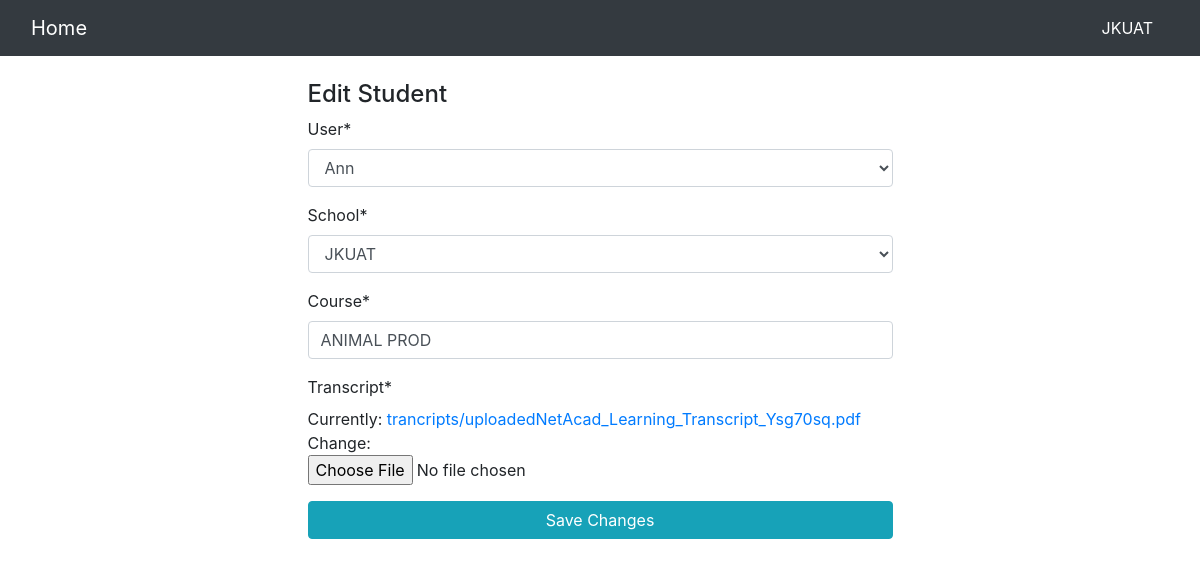
Page /update/student/19/ (signed in) on the committed database.
### openings/models.py (models this page shows, shortened)
class User(AbstractUser):
    is_student = models.BooleanField(default=False)
    is_company = models.BooleanField(default=False)
    is_school = models.BooleanField(default=False)
    first_name = models.CharField(max_length=100)
    last_name = models.CharField(max_length=100)
    official_name = models.CharField(max_length=100, null=True, default="school")
    email = models.CharField(max_length=100, null=True)

class Student(models.Model):
    user = models.OneToOneField(User, on_delete=models.CASCADE)
    school = models.ForeignKey(School, on_delete=models.CASCADE, null=True)
    course = models.CharField(max_length=100, null=True )
    transcript = models.FileField(upload_to=file_path,null=True)

### openings/views.py (the view, shortened to what this page needs)
# urls.py: path('update/student/<int:id>/',  updateStudent, name="update_student"),
@login_required
def updateStudent(request, id):
    if request.user.is_staff or request.user.is_school:
        student = Student.objects.get(id=id)
        form = StudentForm(instance=student)
    context ={
        'student': student,
        'form': form
    }
    return render(request, 'school-update-student.html', context)

### openings/forms.py
class StudentForm(ModelForm):
    class Meta:
        model = Student
        fields = '__all__'

### openings/models.py (called while the page is built)
    def __str__(self):
        return self.user.username

### templates/school-update-student.html (shortened to what this page needs)
{% extends 'base.html' %}
{% load crispy_forms_tags %}
{% block content %}
<nav class="navbar navbar-dark bg-dark ">
    <div class="container-fluid">
      <a class="navbar-brand" href="{% url 'school' user.school.id %}">Home</a>
        <a class="nav-item nav-link text-white">{{user.username}}</a>
    </div>
  </nav>
<div class="conatiner mt-4 mb-4">
    <div class="row mt-4 mb-4">
        <div class="col-md-3"></div>
        <div class="col-md-6">
            <h4>Edit Student</h4>
            <form action="" method="post" novalidate>
                {{form|crispy}}
                <input class="btn btn-info btn-block" type="submit" value="Save Changes">
            </form>
        </div>
        <div class="col-md-3"></div>
    </div>
</div>
{% endblock %}

### rows in the picture
User: username "JKUAT"
Student: user "Ann", school "JKUAT", course "ANIMAL PROD"
